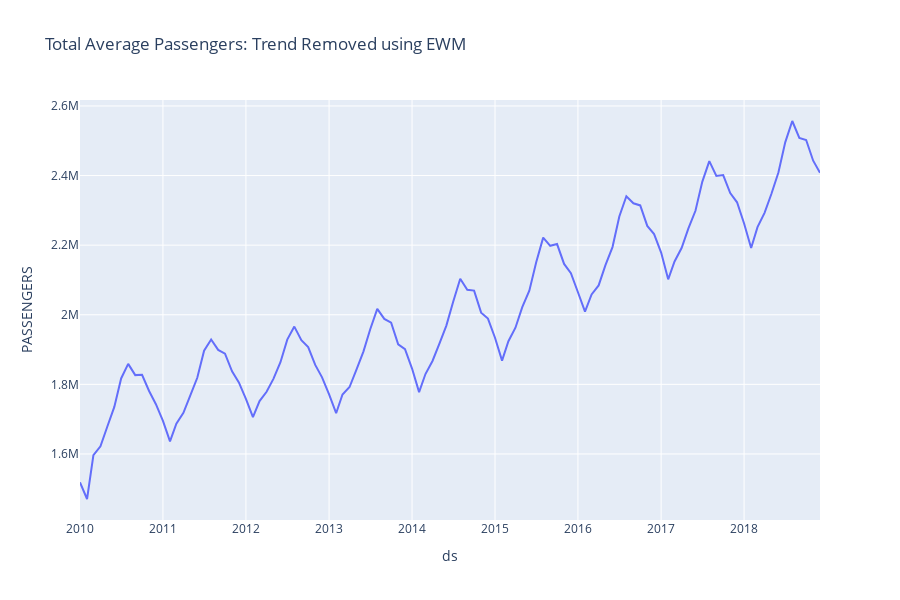

Notebook source saved alongside this figure:
### Code cell
px.line(exp_roll_mean.reset_index(), 
        x='ds', 
        y="PASSENGERS", 
        title='Total Average Passengers: Trend Removed using EWM'
        )
